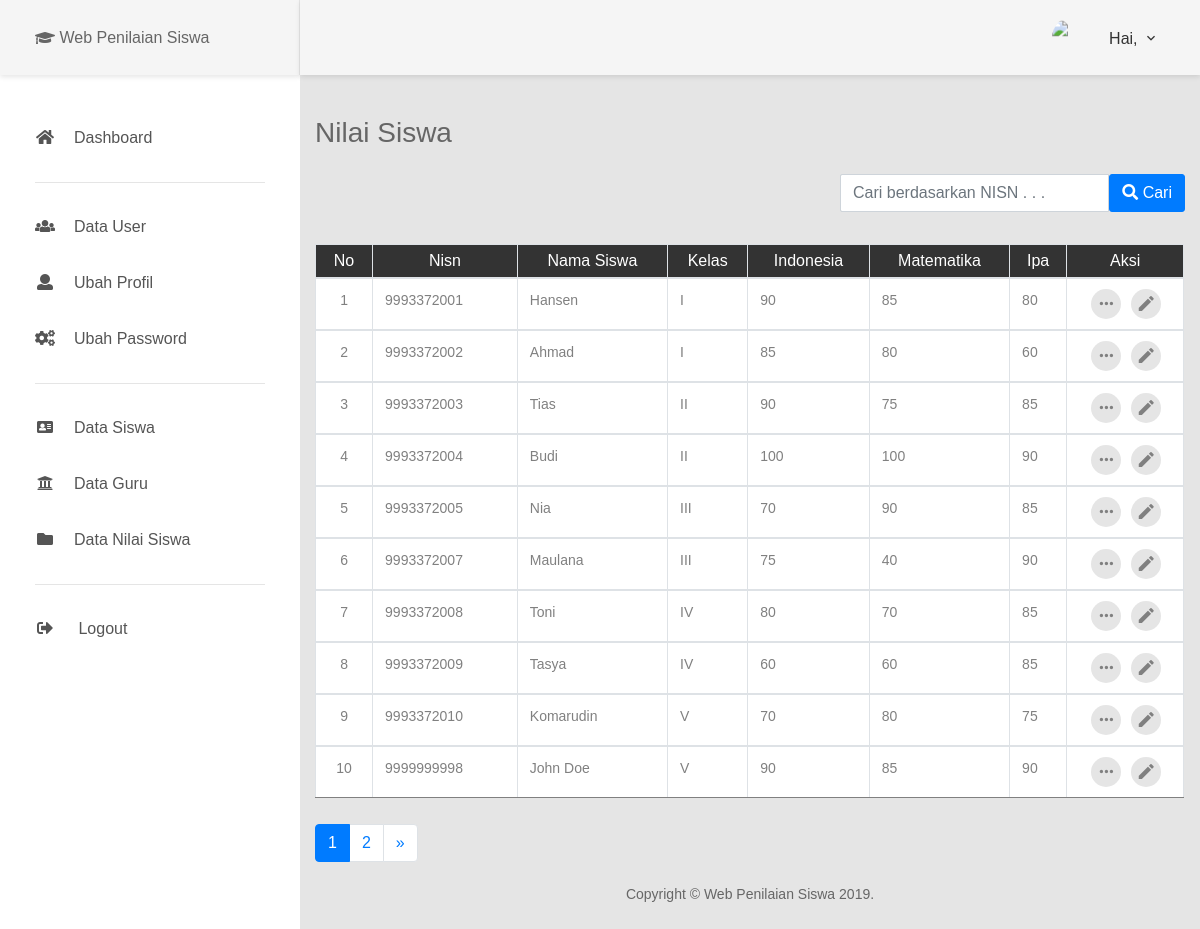
Screenshot of /index.php/nilai/data_nilai with the database file from the repository.
### tables this page shows
CREATE TABLE `siswa` (
  `nisn` char(10) NOT NULL,
  `nama_siswa` varchar(128) NOT NULL,
  `tempat_lahir` varchar(35) NOT NULL,
  `tgl_lahir` date NOT NULL,
  `agama` varchar(15) NOT NULL,
  `alamat` varchar(50) NOT NULL,
  `kelas` varchar(10) NOT NULL,
  `indonesia` int(100) NOT NULL,
  `matematika` int(100) NOT NULL,
  `ipa` int(100) NOT NULL,
  `jk` varchar(1) NOT NULL,
  `gambar` varchar(256) NOT NULL
);

### index.php (called while the page is built, shortened)
<?php
require_once BASEPATH.'core/CodeIgniter.php';

### application/config/config.php (called while the page is built, shortened)
<?php
$config['base_url'] = 'http://localhost/wp-penilaian-siswa/';
$config['index_page'] = '';
$config['uri_protocol']	= 'REQUEST_URI';
$config['url_suffix'] = '';
$config['language']	= 'english';
$config['charset'] = 'UTF-8';
$config['enable_hooks'] = FALSE;
$config['subclass_prefix'] = 'MY_';
$config['composer_autoload'] = FALSE;
$config['permitted_uri_chars'] = 'a-z 0-9~%.:_\-';
$config['enable_query_strings'] = FALSE;
$config['controller_trigger'] = 'c';
$config['function_trigger'] = 'm';
$config['directory_trigger'] = 'd';
$config['allow_get_array'] = TRUE;
$config['log_threshold'] = 0;
$config['log_path'] = '';
$config['log_file_extension'] = '';
$config['log_file_permissions'] = 0644;
$config['log_date_format'] = 'Y-m-d H:i:s';
$config['error_views_path'] = '';
$config['cache_path'] = '';
$config['cache_query_string'] = FALSE;
$config['encryption_key'] = '';
$config['sess_driver'] = 'files';
$config['sess_cookie_name'] = 'ci_session';
$config['sess_expiration'] = 7200;
$config['sess_save_path'] = NULL;
$config['sess_match_ip'] = FALSE;
$config['sess_time_to_update'] = 300;
$config['sess_regenerate_destroy'] = FALSE;
$config['cookie_prefix']	= '';
$config['cookie_domain']	= '';
$config['cookie_path']		= '/';
$config['cookie_secure']	= FALSE;
$config['cookie_httponly'] 	= FALSE;
$config['standardize_newlines'] = FALSE;
$config['global_xss_filtering'] = FALSE;
$config['csrf_protection'] = FALSE;
$config['csrf_token_name'] = 'csrf_test_name';
$config['csrf_cookie_name'] = 'csrf_cookie_name';
$config['csrf_expire'] = 7200;
$config['csrf_regenerate'] = TRUE;
$config['csrf_exclude_uris'] = array();
$config['compress_output'] = FALSE;
$config['time_reference'] = 'local';
$config['rewrite_short_tags'] = FALSE;
$config['proxy_ips'] = '';

### application/models/ModelSiswa.php (called while the page is built, shortened)
<?php
class ModelSiswa extends CI_Model
{
    public function totalRows()
    {
        return $this->db->get('siswa')->num_rows();
    }
    public function getUsers($limit, $start)
    {
        return $this->db->get('siswa', $limit, $start)->result_array();
    }
}

### application/views/siswa/v-nilai-siswa.php (the view, shortened to what this page needs)
<div class="main-content">
    <div class="section__content section__content">
        <div class="container-fluid">
            <h1 class="h3 mb-4 text-gray-800"><?= $title; ?></h1>
            <div class="row">
                <div class="col-lg-12">
                    <div class="form-group row justify-content-end">
                        <div class="col-sm-5">
                            <div class="row form-group">
                                <div class="col col-md-12">
                                    <div class="input-group">
                                        <input type="text" id="search_value" name="cari" placeholder="Cari berdasarkan NISN . . ." class="form-control">
                                        <div class="input-group-btn">
                                            <button class="btn btn-primary" id="search"><i class="fas fa-search"></i> Cari</button>
                                        </div>
                                    </div>
                                </div>
                            </div>
                        </div>
                    </div>
                    <div class="table-responsive table-earning" id="hasil_cari">
                        <table class="table table-bordered table-data3">
                            <thead>
                                <tr>
                                    <th class="text-center">No</th>
                                    <th class="text-center">nisn</th>
                                    <th class="text-center">nama siswa</th>
                                    <th class="text-center">kelas</th>
                                    <th class="text-center">indonesia</th>
                                    <th class="text-center">matematika</th>
                                    <th class="text-center">ipa</th>
                                    <th class="text-center">aksi</th>
                                </tr>
                            </thead>
                            <?php
                            foreach ($siswa as $siswas) :
                                ?>
                                <tbody>
                                    <tr>
                                        <td align="center"><?= ++$start; ?></td>
                                        <td><?= $siswas['nisn']; ?></td>
                                        <td><?= ucwords($siswas['nama_siswa']); ?></td>
                                        <td><?= $siswas['kelas']; ?></td>
                                        <td><?= $siswas['indonesia']; ?></td>
                                        <td><?= $siswas['matematika']; ?></td>
                                        <td><?= $siswas['ipa']; ?></td>
                                        <td>
                                            <div class="table-data-feature">
                                                <a href="<?= base_url('nilai/detail_nilai/') . $siswas['nisn']; ?>" class="item" data-toggle="tooltip" data-placement="top" title="Detail">
                                                    <i class="zmdi zmdi-more"></i>
                                                </a>
                                                <a href="<?= base_url('nilai/ubah_nilai/') . $siswas['nisn']; ?>" class="item" data-toggle="tooltip" data-placement="top" title="Ubah">
                                                    <i class="zmdi zmdi-edit"></i>
                                                </a>
                                            </div>
                                        </td>
                                    </tr>
                                <?php
                                endforeach
                                ?>
                                </tbody>
                        </table><br>
                        <?= $this->pagination->create_links(); ?>
                    </div>
                </div>
            </div>
        </div>
    </div>
</div>

### rows the page displays
siswa: nisn "9993372001", nama_siswa "Hansen", kelas "I", indonesia "90", matematika "85", ipa "80"
siswa: nisn "9993372002", nama_siswa "Ahmad", kelas "I", indonesia "85", matematika "80", ipa "60"
siswa: nisn "9993372003", nama_siswa "Tias", kelas "II", indonesia "90", matematika "75", ipa "85"
siswa: nisn "9993372004", nama_siswa "Budi", kelas "II", indonesia "100", matematika "100", ipa "90"
siswa: nisn "9993372005", nama_siswa "Nia", kelas "III", indonesia "70", matematika "90", ipa "85"
siswa: nisn "9993372007", nama_siswa "Maulana", kelas "III", indonesia "75", matematika "40", ipa "90"
siswa: nisn "9993372008", nama_siswa "Toni", kelas "IV", indonesia "80", matematika "70", ipa "85"
siswa: nisn "9993372009", nama_siswa "Tasya", kelas "IV", indonesia "60", matematika "60", ipa "85"
siswa: nisn "9993372010", nama_siswa "Komarudin", kelas "V", indonesia "70", matematika "80", ipa "75"
siswa: nisn "9999999998", nama_siswa "John Doe", kelas "V", indonesia "90", matematika "85", ipa "90"

### other values shown
$title "Nilai Siswa"
$this->pagination->create_links() "1 2 »"
